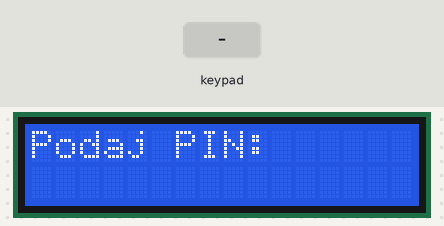
The sketch below on a simulated Arduino Uno, built with avr-gcc and run on an emulated ATmega328P. On the bench: 16×2 character LCD. The inputs (shaded band) are chosen by the test bench.

Above: at 1.2 s.
1.3 s: keypad keys 1 2 3 4 5 6 pressed 0.4 s apart
At 4.0 s:
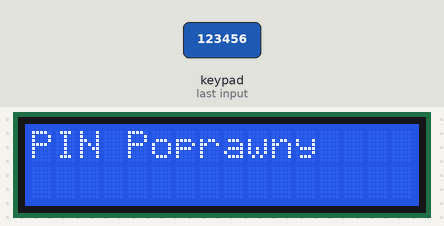
5.2 s: keypad keys 1 3 9 7 2 2 pressed 0.4 s apart
At 8.0 s:
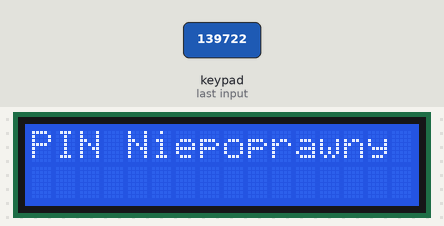
9.7 s: key '1' pressed
At 10.7 s:
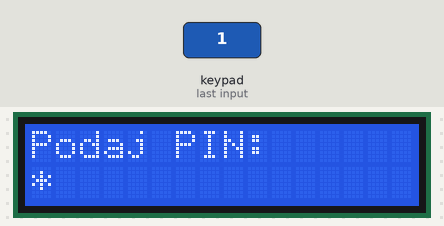
11.2 s: key '2' pressed
At 11.8 s:
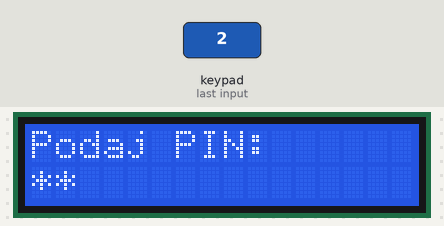
Timing chart, 0 to 13.7 s (numbered marks = the images above; inputs shaded):
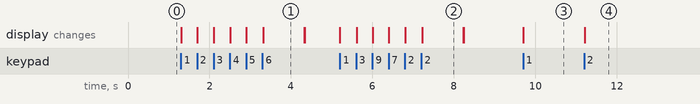

The sketch:

PASSWORD_LOCK_V1.ino
```cpp
#include <Keypad.h>
#include <Wire.h>
#include <LiquidCrystal_I2C.h>

#define Password_Lenght 7 // Give enough room for six chars + NULL char

LiquidCrystal_I2C lcd(0x27, 16, 2);
char Data[Password_Lenght]; // 6 is the number of chars it can hold + the null char = 7
char Master[Password_Lenght] = "123456";
byte data_count = 0, master_count = 0;
bool Pass_is_good;
char customKey;

const byte ROWS = 4;
const byte COLS = 4;
char keys[ROWS][COLS] = {
{'1', '2', '3', 'A'},
{'4', '5', '6', 'B'},
{'7', '8', '9', 'C'},
{'*', '0', '#', 'D'}
};

byte rowPins[ROWS] = {9,8,7,6}; //connect to the row pinouts of the keypad
byte colPins[COLS] = {5,4,3,2}; //connect to the column pinouts of the keypad

Keypad customKeypad( makeKeymap(keys), rowPins, colPins, ROWS, COLS); //initialize an instance of class NewKeypad

void setup()
{
  lcd.begin();// initialize the lcd
  lcd.backlight();
}

void loop()
{
  lcd.setCursor(0,0);
  lcd.print("Podaj PIN:");

  customKey = customKeypad.getKey();
  if (customKey) // makes sure a key is actually pressed, equal to (customKey != NO_KEY)
  {
    Data[data_count] = customKey; // store char into data array
    lcd.setCursor(data_count,1); // move cursor to show each new char
    lcd.print("*");
    //lcd.print(Data[data_count]); // print char at said cursor
    data_count++; // increment data array by 1 to store new char, also keep track of the number of chars entered
  }

  if(data_count == Password_Lenght-1) // if the array index is equal to the number of expected chars, compare data to master
  {
    lcd.clear();
    lcd.setCursor(0, 0);
    lcd.print("PIN ");

    if(!strcmp(Data, Master)) // equal to (strcmp(Data, Master) == 0)
      lcd.print("Poprawny");
    else
      lcd.print("Niepoprawny");

    delay(1000);// added 1 second delay to make sure the password is completely shown on screen before it gets cleared.
    lcd.clear();
    clearData();
  }
}

void clearData()
{
  while(data_count !=0)
  {   // This can be used for any array size,
    Data[data_count--] = 0; //clear array for new data
  }
  return;
}
```

Measured:
- after the input at 1.3 s, the display: first changes at once (image 1 shows a later state)
- after the input at 5.2 s, the display: first changes at once (image 2 shows a later state)
- after the input at 9.7 s, the display: changes at once (image 3)
- after the input at 11.2 s, the display: changes at once (image 4)
- what the display in image 1 shows lasts 1.0 s, from 3.3 s to 4.3 s
